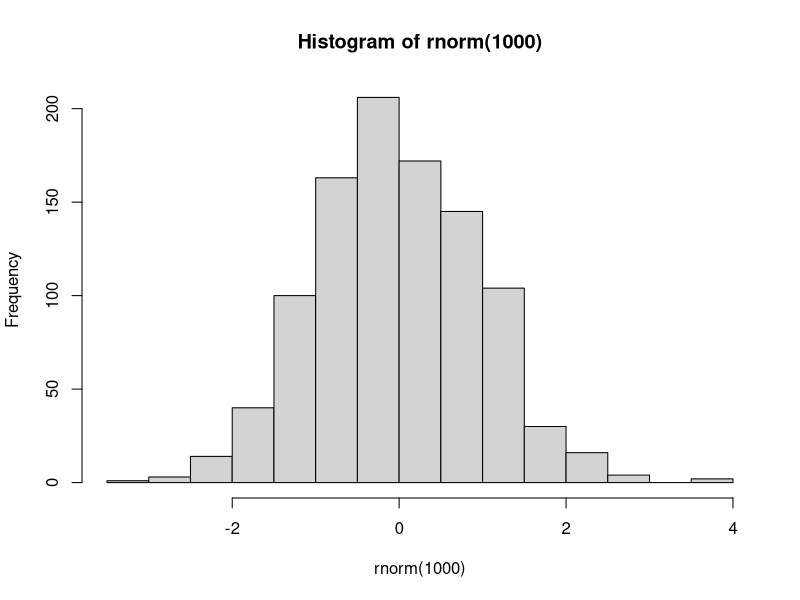

Here is the R script that generated this plot:
## ---- chunk 1
hist(rnorm(1000))
